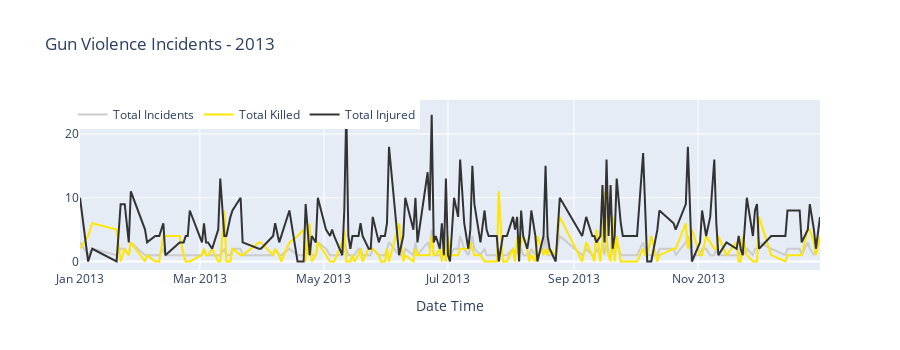

Here is the notebook cell this chart was saved with:
### Code cell
# Ommit 2013, lot of missing values
temp = df[df['year'] == 2013].groupby('date').agg({'state' : 'count', 'n_killed' : 'sum', 'n_injured' : 'sum'}).reset_index().rename(columns={'state' : 'incidents'})

trace1 = go.Scatter(x = temp.date, y = temp.incidents, name='Total Incidents', mode = "lines", marker = dict(color = '#cccccc'))
trace2 = go.Scatter(x = temp.date, y = temp.n_killed, name="Total Killed", mode = "lines", marker = dict(color = '#ffe600'))
trace3 = go.Scatter(x = temp.date, y = temp.n_injured, name="Total Injured", mode = "lines", marker = dict(color = '#333333'))

data = [trace1, trace2, trace3]
layout = dict(height=350, title = 'Gun Violence Incidents - 2013', legend=dict(orientation="h", x=-.01, y=1), xaxis= dict(title='Date Time', ticklen= 1))
fig = dict(data = data, layout = layout)
iplot(fig)

### Figure 1 — Plotly figure (JSON) as saved in the notebook; plotly's stock layout.template omitted (floating-point values rounded to 4 significant figures; data arrays with more than 128 entries replaced by an {"elided": "..."} marker saying what was removed)
{"data": [{"marker": {"color": "#cccccc"}, "mode": "lines", "name": "Total Incidents", "type": "scatter", "x": {"elided": "177 str values"}, "y": {"elided": "177 int values"}}, {"marker": {"color": "#ffe600"}, "mode": "lines", "name": "Total Killed", "type": "scatter", "x": {"elided": "177 str values"}, "y": {"elided": "177 int values"}}, {"marker": {"color": "#333333"}, "mode": "lines", "name": "Total Injured", "type": "scatter", "x": {"elided": "177 str values"}, "y": {"elided": "177 int values"}}], "layout": {"height": 350, "legend": {"orientation": "h", "x": -0.01, "y": 1}, "title": {"text": "Gun Violence Incidents - 2013"}, "xaxis": {"ticklen": 1, "title": {"text": "Date Time"}}}}
